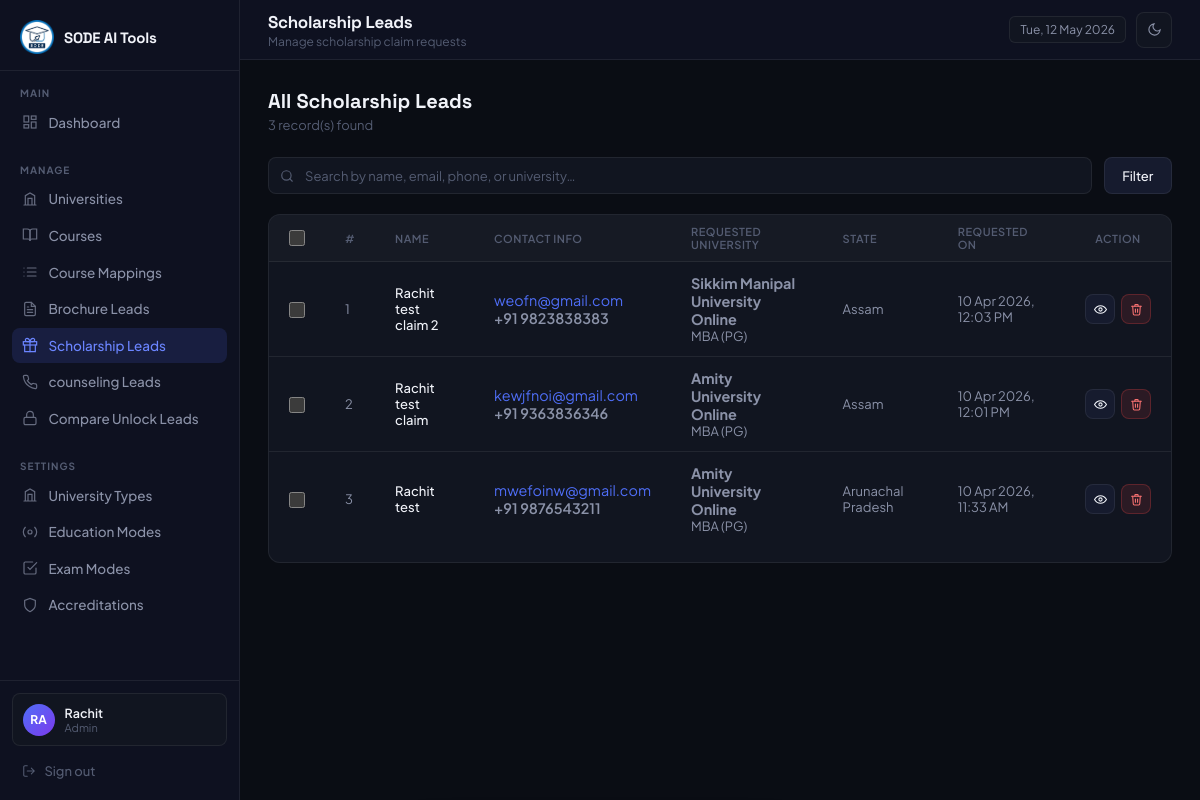
Screenshot of /admin/scholarship_leads.php (signed in) with the database file from the repository.
### tables this page shows
CREATE TABLE `scholarship_leads` (
  `id` int(11) NOT NULL,
  `name` varchar(255) NOT NULL,
  `email` varchar(255) NOT NULL,
  `country_code` varchar(10) NOT NULL DEFAULT '+91',
  `phone` varchar(50) NOT NULL,
  `course` varchar(255) NOT NULL,
  `state` varchar(100) NOT NULL,
  `uni_name` varchar(255) DEFAULT NULL,
  `page_url` text DEFAULT NULL,
  `user_ip` varchar(45) NOT NULL,
  `created_at` timestamp NOT NULL DEFAULT current_timestamp()
);

### includes/helpers.php (called while the page is built, shortened)
<?php
function e(mixed $val): string {
    return htmlspecialchars((string)$val, ENT_QUOTES, 'UTF-8');
}

### admin/scholarship_leads.php (the view, shortened to what this page needs)
<?php
require_once '../includes/db.php';
require_once '../includes/helpers.php';
$search = trim($_GET['search'] ?? '');
$where = ["1 = 1"];
$params = [];
$sql = "SELECT id, name, email, country_code, phone, course, state, uni_name, page_url, user_ip, created_at
        FROM scholarship_leads
        WHERE " . implode(' AND ', $where) . "
        ORDER BY created_at DESC";
try {
    $stmt = $pdo->prepare($sql);
    $stmt->execute($params);
    $leads = $stmt->fetchAll(PDO::FETCH_ASSOC);
} catch (PDOException $e) {
    $leads = [];
    if($e->getCode() == '42S02') {
        $table_missing = true;
    }
}
?>
<!DOCTYPE html>
<html lang="en">
<head>
</head>
<body>
  <?php require_once __DIR__ . '/includes/sidebar.php'; ?>
  <main class="main">
    <?php require_once __DIR__ . '/includes/topbar.php'; ?>
    <div class="content">
      <div class="page-header">
        <div>
          <h3>All Scholarship Leads</h3>
          <p><?= count($leads) ?> record(s) found</p>
        </div>
      </div>
      <div class="search-bar">
        <form method="GET" style="display:contents;">
          <div class="search-input-wrap" style="flex:1;">
            <input type="text" name="search" placeholder="Search by name, email, phone, or university…" value="<?= e($search) ?>" style="width:100%;">
          </div>
          <button type="submit" class="btn btn-secondary">Filter</button>
        </form>
      </div>
      <div class="panel">
        <div class="table-responsive">
          <table>
          <thead>
            <tr>
              <th style="width:40px;"><input type="checkbox" class="bulk-cb" id="bulkSelectAll" title="Select All"></th>
              <th style="width:50px;">#</th>
              <th>Name</th>
              <th>Contact Info</th>
              <th>Requested University</th>
              <th>State</th>
              <th>Requested On</th>
              <th style="width:80px; text-align:center;">Action</th>
            </tr>
          </thead>
          <tbody>
            <?php if ($leads): ?>
              <?php foreach ($leads as $i => $l): ?>
                <tr>
                  <td><input type="checkbox" class="bulk-cb bulk-row-cb" value="<?= $l['id'] ?>"></td>
                  <td data-label="#"> <?= $i + 1 ?> </td>
                  <td data-label="Name">
                      <div class="cell-name"><?= e($l['name']) ?></div>
                  </td>
                  <td data-label="Contact">
                      <div style="font-size:0.9rem;">
                          <div style="color:var(--accent);"><?= e($l['email']) ?></div>
                          <div style="color:var(--text-m); font-weight:600;"><?= e($l['country_code']) ?> <?= e($l['phone']) ?></div>
                      </div>
                  </td>
                  <td data-label="University">
                      <strong style="color:var(--accent-blue); font-size:0.9rem;"><?= e($l['uni_name'] ?: 'N/A') ?></strong><br>
                      <span style="font-size:0.8rem; color:var(--text-m);"><?= e($l['course']) ?></span>
                  </td>
                  <td data-label="State"><?= e($l['state']) ?></td>
                  <td data-label="Requested On"><?= date('d M Y, h:i A', strtotime($l['created_at'])) ?></td>
                  <td data-label="Action">
                    <div class="action-col" style="justify-content:center;">
                      <a href="scholarship_lead_view.php?id=<?= $l['id'] ?>" class="btn btn-secondary btn-sm btn-icon" title="View Details">
                        <svg width="13" height="13" viewBox="0 0 24 24" fill="none" stroke="currentColor" stroke-width="2" stroke-linecap="round"><path d="M1 12s4-7 11-7 11 7 11 7-4 7-11 7S1 12 1 12z" /><circle cx="12" cy="12" r="3" /></svg>
                      </a>
                      <form method="POST" style="display:inline;">
                        <button type="submit" class="btn btn-danger btn-sm btn-icon" title="Delete Lead" data-confirm="Delete scholarship lead for '<?= e($l['name']) ?>'? This cannot be undone.">
                           <svg width="13" height="13" viewBox="0 0 24 24" fill="none" stroke="currentColor" stroke-width="2" stroke-linecap="round"><polyline points="3 6 5 6 21 6" /><path d="M19 6l-1 14a2 2 0 0 1-2 2H8a2 2 0 0 1-2-2L5 6" /><path d="M10 11v6M14 11v6" /><path d="M9 6V4a1 1 0 0 1 1-1h4a1 1 0 0 1 1 1v2" /></svg>
                        </button>
                      </form>
                    </div>
                  </td>
                </tr>
              <?php endforeach; ?>
            <?php endif; ?>
          </tbody>
          </table>
        </div>
      </div>
    </div>
  </main>
</body>
</html>

### admin/includes/layout_head.php (style rules this page uses)
*, *::before, *::after { box-sizing: border-box; margin: 0; padding: 0; }
:root { color-scheme: dark; --bg: #0a0d14; --sidebar: #0e1120; --surface: #111520; --surface-h: #161b2e; --border: rgba(255, 255, 255, 0.07); --border-h: rgba(255, 255, 255, 0.13); --accent: #4f6ef7; --accent-h: #6b85ff; --accent-g: #7c3aed; --text: #f1f3f9; --text-m: #8b92a8; --text-s: #545c72; --success: #22c55e; --warning: #f59e0b; --danger: #ef4444; --radius: 12px; --radius-sm: 8px; --sidebar-w: 240px; }
body { font-family: 'Plus Jakarta Sans', sans-serif; background: var(--bg); color: var(--text); display: flex; min-height: 100vh; font-size: 14px; transition: background 0.2s, color 0.2s; overflow-x: hidden; }
.main { margin-left: var(--sidebar-w); flex: 1; display: flex; flex-direction: column; min-height: 100vh; min-width: 0; }
.content { padding: 1.75rem; flex: 1; min-width: 0; max-width: 100%; overflow-x: hidden; }
.panel { background: var(--surface); border: 1px solid var(--border); border-radius: var(--radius); overflow: hidden; }
table { width: 100%; border-collapse: collapse; }
table th { padding: 0.625rem 1.25rem; font-size: 11px; font-weight: 600; letter-spacing: 0.5px; text-transform: uppercase; color: var(--text-s); text-align: left; border-bottom: 1px solid var(--border); background: rgba(255, 255, 255, 0.02); }
table td { padding: 0.75rem 1.25rem; font-size: 13px; border-bottom: 1px solid var(--border); color: var(--text-m); }
table tr:last-child td { border-bottom: none; }
table td .cell-name { color: var(--text); font-weight: 500; }
.table-responsive, .table-scroll { width: 100%; margin-bottom: 1rem; border-radius: var(--radius-sm); }
.table-responsive table, .table-scroll table { min-width: 100%; }
.table-responsive table th, .table-scroll table th, .table-responsive table td, .table-scroll table td { white-space: normal; }
.btn { display: inline-flex; align-items: center; gap: 7px; padding: 0.6rem 1.1rem; border-radius: var(--radius-sm); font-size: 13px; font-weight: 500; font-family: inherit; cursor: pointer; transition: opacity 0.2s, transform 0.15s, background 0.15s; text-decoration: none; border: 1px solid transparent; }
.btn-secondary { background: var(--surface-h); color: var(--text); border-color: var(--border); }
.btn-danger { background: rgba(239, 68, 68, 0.12); color: #f87171; border-color: rgba(239, 68, 68, 0.25); }
.btn-sm { padding: 0.35rem 0.7rem; font-size: 12px; }
.btn-icon { padding: 0.4rem; width: 30px; height: 30px; justify-content: center; }
.page-header { display: flex; align-items: center; justify-content: space-between; margin-bottom: 1.5rem; }
.page-header h3 { font-family: 'Space Grotesk', sans-serif; font-size: 20px; font-weight: 700; }
.page-header p { font-size: 13px; color: var(--text-s); margin-top: 3px; }
.search-bar { display: flex; gap: 0.75rem; margin-bottom: 1.25rem; flex-wrap: wrap; align-items: center; }
.search-input-wrap { position: relative; flex: 1; min-width: 200px; }
.search-input-wrap input { width: 100%; padding: 0.6rem 0.875rem 0.6rem 2.25rem; background: var(--surface); border: 1px solid var(--border); border-radius: var(--radius-sm); font-size: 13px; font-family: inherit; color: var(--text); outline: none; transition: border-color 0.2s; }
.search-input-wrap input::placeholder { color: var(--text-s); }
.action-col { display: flex; gap: 6px; align-items: center; }
.bulk-cb { width: 16px; height: 16px; accent-color: var(--accent); cursor: pointer; vertical-align: middle; }

### rows the page displays
scholarship_leads: name "Rachit test claim 2", email "weofn@gmail.com", country_code "+91", phone "9823838383", uni_name "Sikkim Manipal University Online", course "MBA (PG)", state "Assam", created_at "10 Apr 2026, 12:03 PM"
scholarship_leads: name "Rachit test claim", email "kewjfnoi@gmail.com", country_code "+91", phone "9363836346", uni_name "Amity University Online", course "MBA (PG)", state "Assam", created_at "10 Apr 2026, 12:01 PM"
scholarship_leads: name "Rachit test", email "mwefoinw@gmail.com", country_code "+91", phone "9876543211", uni_name "Amity University Online", course "MBA (PG)", state "Arunachal Pradesh", created_at "10 Apr 2026, 11:33 AM"

### other values shown
substr($_SESSION['admin_name'], 0, 2) "RA"
$_SESSION['admin_name'] "Rachit"
$_SESSION['admin_role'] "Admin"
$page_title "Scholarship Leads"
$page_subtitle "Manage scholarship claim requests"
count($leads) "3"
